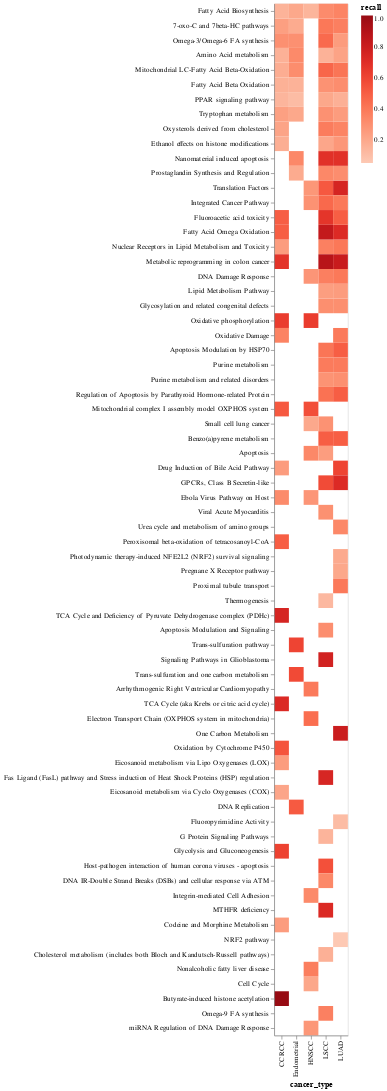

The cell this chart's notebook holds for it:
### Code cell
pathway_heatmap(enriched_wp)

### Figure 1 — Vega-Lite specification as saved in the notebook (floating-point values rounded to 4 significant figures; data arrays with more than 128 entries replaced by an {"elided": "..."} marker saying what was removed)
{"config": {"view": {"continuousWidth": 400, "continuousHeight": 300}}, "data": {"name": "data-ae280a823e5b7830ca0796b25e3c4448"}, "mark": "rect", "encoding": {"color": {"type": "quantitative", "field": "recall", "scale": {"scheme": "reds"}}, "x": {"type": "nominal", "field": "cancer_type"}, "y": {"type": "nominal", "axis": {"labelLimit": 1000, "title": null}, "field": "name", "sort": ["Fatty Acid Biosynthesis", "7-oxo-C and 7beta-HC pathways", "Omega-3/Omega-6 FA synthesis", "Amino Acid metabolism", "Mitochondrial LC-Fatty Acid Beta-Oxidation", "Fatty Acid Beta Oxidation", "PPAR signaling pathway", "Tryptophan metabolism", "Oxysterols derived from cholesterol", "Ethanol effects on histone modifications", "Nanomaterial induced apoptosis", "Prostaglandin Synthesis and Regulation", "Translation Factors", "Integrated Cancer Pathway", "Fluoroacetic acid toxicity", "Fatty Acid Omega Oxidation", "Nuclear Receptors in Lipid Metabolism and Toxicity", "Metabolic reprogramming in colon cancer", "DNA Damage Response", "Lipid Metabolism Pathway", "Glycosylation and related congenital defects", "Oxidative phosphorylation", "Oxidative Damage", "Apoptosis Modulation by HSP70", "Purine metabolism", "Purine metabolism and related disorders", "Regulation of Apoptosis by Parathyroid Hormone-related Protein", "Mitochondrial complex I assembly model OXPHOS system", "Small cell lung cancer", "Benzo(a)pyrene metabolism", "Apoptosis", "Drug Induction of Bile Acid Pathway", "GPCRs, Class B Secretin-like", "Ebola Virus Pathway on Host", "Viral Acute Myocarditis", "Urea cycle and metabolism of amino groups", "Peroxisomal beta-oxidation of tetracosanoyl-CoA", "Photodynamic therapy-induced NFE2L2 (NRF2) survival signaling", "Pregnane X Receptor pathway", "Proximal tubule transport", "Thermogenesis", "TCA Cycle and Deficiency of Pyruvate Dehydrogenase complex (PDHc)", "Apoptosis Modulation and Signaling", "Trans-sulfuration pathway", "Signaling Pathways in Glioblastoma", "Trans-sulfuration and one carbon metabolism", "Arrhythmogenic Right Ventricular Cardiomyopathy", "TCA Cycle (aka Krebs or citric acid cycle)", "Electron Transport Chain (OXPHOS system in mitochondria)", "One Carbon Metabolism", "Oxidation by Cytochrome P450", "Eicosanoid metabolism via Lipo Oxygenases (LOX)", "Fas Ligand (FasL) pathway and Stress induction of Heat Shock Proteins (HSP) regulation", "Eicosanoid metabolism via Cyclo Oxygenases (COX)", "DNA Replication", "Fluoropyrimidine Activity", "G Protein Signaling Pathways", "Glycolysis and Gluconeogenesis", "Host-pathogen interaction of human corona viruses - apoptosis", "DNA IR-Double Strand Breaks (DSBs) and cellular response via ATM", "Integrin-mediated Cell Adhesion", "MTHFR deficiency", "Codeine and Morphine Metabolism", "NRF2 pathway", "Cholesterol metabolism (includes both Bloch and Kandutsch-Russell pathways)", "Nonalcoholic fatty liver disease", "Cell Cycle", "Butyrate-induced histone acetylation", "Omega-9 FA synthesis", "miRNA Regulation of DNA Damage Response"]}}, "$schema": "https://vega.github.io/schema/vega-lite/v4.8.1.json", "datasets": {"data-ae280a823e5b7830ca0796b25e3c4448": {"elided": "132 records"}}}
